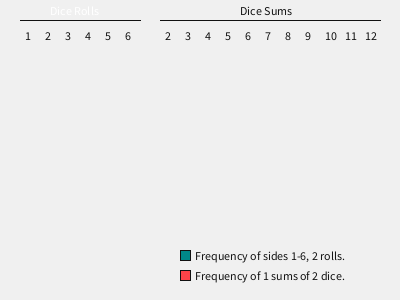
Frame 1 (no input)
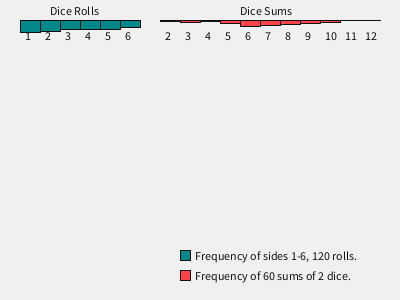
Frame 60 (the mouse pressed at the canvas centre just before this capture)
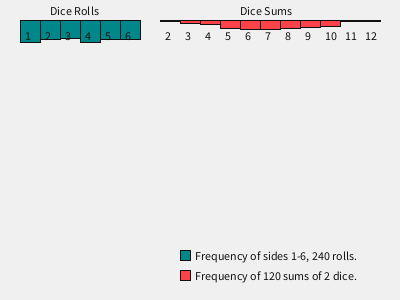
Frame 120 (the mouse held since frame 60 and released just before this capture)

The Processing sketch that drew these frames (run headless with seeded random() and noise(); from frame 60 on, the mouse is pressed at the canvas centre):

// Processing sketch: processing_124236
// ── processing_124236.pde

/*
 This code will produce two histograms based on "dice" rolls. 
 The rolls are actually pseudo-random numbers produced by
 Processing's random() function.

 If the NUMBER_OF_DICE is greater than one, dice will be "rolled"
 in groups of that number. After MAX_NUMBER_OF_ROLLS the histograms
 are reset.

 This is free and unencumbered software released into the public domain.
 See: http://unlicense.org for license details.

 Written by Kyle Geske (@stungeye) December 2013
*/

int rolls[];
int roll_sums[];

int MAX_NUMBER_OF_ROLLS = 1700;
int NUMBER_OF_DICE = 2;
int DICE_SIDES = 6;
int BAR_WIDTH = 20;
int SCALING_BY = 2;
color[] PALETTE = {#008789, #FC4349, #111111, #F0F0F0};

int total_rolls;

void setup() {
  frameRate(20);
  size(400,300);
  stroke(PALETTE[2]);
  rolls = new int[DICE_SIDES + 1];
  roll_sums = new int [DICE_SIDES * NUMBER_OF_DICE + 1];
  reset_rolls();
}

void reset_rolls() {
  total_rolls = 0;
   for (int i = 1; i <= DICE_SIDES; i++) {
    rolls[i] = 0;
  }
  for (int i = 1; i <= DICE_SIDES * NUMBER_OF_DICE; i++) {
    roll_sums[i] = 0;
  }
}

void legend(color colour, String content, int x, int y) {
  fill(colour);
  rect(x, y, 10, 10);
  fill(PALETTE[2]);
  text(content, x + 15, y+10);
}

void draw() {
  background(PALETTE[3]);
  
  int dice_sum = 0;
  for(int i = 0; i < NUMBER_OF_DICE; i++) {
    int new_roll = (int)random(DICE_SIDES) + 1;
    rolls[new_roll]++;
    dice_sum += new_roll;
  }
  roll_sums[dice_sum]++;
  
  text("Dice Rolls", 50, 15);
  for (int i = 1; i <= DICE_SIDES; i++) {
    fill(PALETTE[0]);
    rect(i*BAR_WIDTH, 20, BAR_WIDTH, rolls[i]/SCALING_BY);
    fill(PALETTE[2]);
    text(i, i*BAR_WIDTH+5, 40);
  }
  
  text("Dice Sums", 240, 15);
  for (int i = 2; i <= DICE_SIDES * NUMBER_OF_DICE; i++) {
    fill(PALETTE[1]);
    rect(BAR_WIDTH*DICE_SIDES + i*BAR_WIDTH, 20 , BAR_WIDTH, roll_sums[i]/SCALING_BY);
    fill(PALETTE[2]);
    text(i, BAR_WIDTH*DICE_SIDES + i*BAR_WIDTH + 5, 40);
  }
  
  total_rolls++;
  
   legend(PALETTE[0],
         "Frequency of sides 1-6, " + (NUMBER_OF_DICE * total_rolls) + " rolls.", 
         180, 250);
  legend(PALETTE[1],
         "Frequency of " + total_rolls + " sums of " + NUMBER_OF_DICE + " dice." , 
         180, 270);
  
  
  if (total_rolls > MAX_NUMBER_OF_ROLLS) {
    reset_rolls();
  }
}
